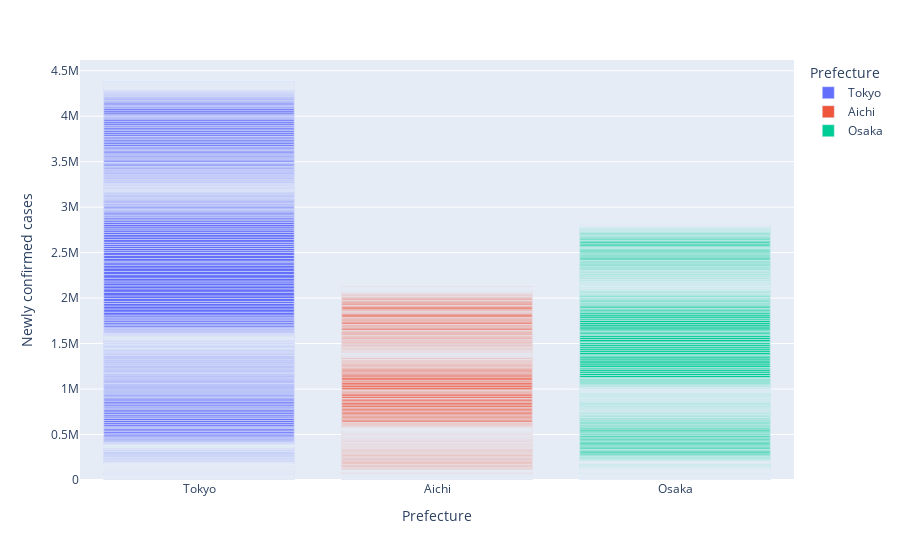

Write notebook code for a chart like this one.
### Code cell
#minimum
import plotly.express as px
fig = px.bar(data,
             x = "Prefecture",
             y = "Newly confirmed cases",
             color = "Prefecture",
            )
fig.show()

### Figure 1 — Plotly figure (JSON) as saved in the notebook; plotly's stock layout.template omitted (floating-point values rounded to 4 significant figures; data arrays with more than 128 entries replaced by an {"elided": "..."} marker saying what was removed)
{"data": [{"alignmentgroup": "True", "hovertemplate": "Prefecture=%{x}<br>Newly confirmed cases=%{y}<extra></extra>", "legendgroup": "Tokyo", "marker": {"color": "#636efa", "pattern": {"shape": ""}}, "name": "Tokyo", "offsetgroup": "Tokyo", "orientation": "v", "showlegend": true, "textposition": "auto", "type": "bar", "x": {"elided": "1209 str values"}, "xaxis": "x", "y": {"elided": "1209 int values"}, "yaxis": "y"}, {"alignmentgroup": "True", "hovertemplate": "Prefecture=%{x}<br>Newly confirmed cases=%{y}<extra></extra>", "legendgroup": "Aichi", "marker": {"color": "#EF553B", "pattern": {"shape": ""}}, "name": "Aichi", "offsetgroup": "Aichi", "orientation": "v", "showlegend": true, "textposition": "auto", "type": "bar", "x": {"elided": "1209 str values"}, "xaxis": "x", "y": {"elided": "1209 int values"}, "yaxis": "y"}, {"alignmentgroup": "True", "hovertemplate": "Prefecture=%{x}<br>Newly confirmed cases=%{y}<extra></extra>", "legendgroup": "Osaka", "marker": {"color": "#00cc96", "pattern": {"shape": ""}}, "name": "Osaka", "offsetgroup": "Osaka", "orientation": "v", "showlegend": true, "textposition": "auto", "type": "bar", "x": {"elided": "1209 str values"}, "xaxis": "x", "y": {"elided": "1209 int values"}, "yaxis": "y"}], "layout": {"barmode": "relative", "legend": {"title": {"text": "Prefecture"}, "tracegroupgap": 0}, "margin": {"t": 60}, "xaxis": {"anchor": "y", "categoryarray": ["Tokyo", "Aichi", "Osaka"], "categoryorder": "array", "domain": [0, 1], "title": {"text": "Prefecture"}}, "yaxis": {"anchor": "x", "domain": [0, 1], "title": {"text": "Newly confirmed cases"}}}}
